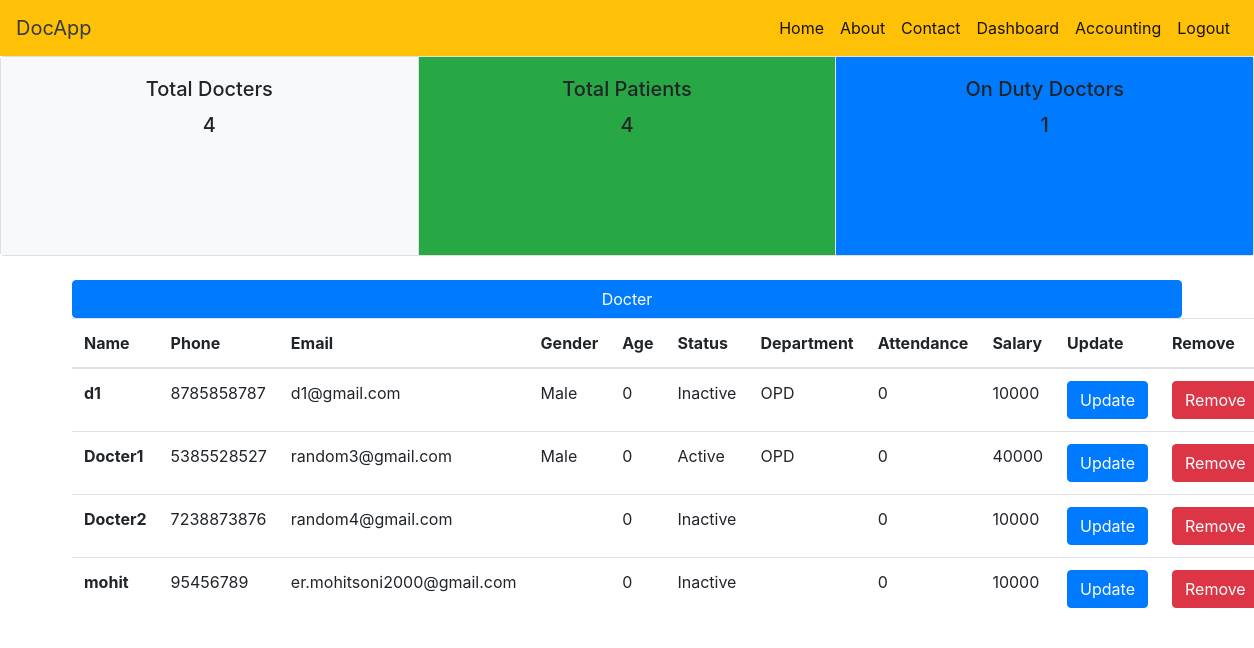
/hr_dashboard/, run on the app's committed database.
### DOCTER/models.py (models this page shows)
class Docter(models.Model):
	name = models.CharField(max_length=40)
	phone = models.CharField(max_length=12,default="",unique=True)
	email = models.CharField(max_length=50,unique=True)
	gender = models.CharField(max_length=30)
	address = models.CharField(max_length=200)
	age = models.IntegerField(default= 0)
	blood = models.CharField(max_length=10)
	username = models.OneToOneField(User,on_delete = models.CASCADE)
	status = models.BooleanField(default = 0)
	department = models.CharField(max_length=30 , default = "")
	attendance = models.IntegerField(default = 0)
	salary = models.IntegerField(default = 10000)

### COMMON_APP/views.py (the view)
# urls.py: path('hr_dashboard/', hr_dashboard , name = 'hr_dashboard'),
def hr_dashboard(request):
	status = False
	if request.user:
		status = request.user
	all_p = Patient.objects.all()
	all_d = Docter.objects.all()
	active_d = Docter.objects.filter(status = 1)
	return render(request , 'hr_dashboard.html' ,{"all_p":len(all_p) ,"all_d":len(all_d) ,"all_data" : all_d , "active_d":len(active_d) ,'user' : "H" , 'status' : status})

### templates/hr_dashboard.html (shortened to what this page needs)
<!DOCTYPE html>
<html>
<head>
	<link rel="stylesheet" href="https://stackpath.bootstrapcdn.com/bootstrap/4.5.0/css/bootstrap.min.css" >
	</head>
<body>
 {% include "nav.html" %}
 <div class="card-group">
  <div class="card">
    <div class="card-body bg-light">
      <h5 class="card-title">Total Docters</h5>
      <h5>{{ all_d }}</h5>
    </div>
  </div>
  <div class="card">
    <div class="card-body bg-success">
      <h5 class="card-title">Total Patients</h5>
      <h5>{{ all_p }}</h5>
    </div>
  </div>
  <div class="card">
    <div class="card-body bg-primary">
      <h5 class="card-title">On Duty Doctors</h5>
      <h5>{{ active_d }}</h5>
    </div>
  </div>
</div>
<br>
<div class="container">
<div class="row">
	<div class="col-sm-12">
		<button class="btn btn-primary">Docter</button>
		<table class="table">
  <thead>
    <tr>
      <th scope="col">Name</th>
      <th scope="col">Phone</th>
      <th scope="col">Email</th>
      <th scope="col">Gender</th>
      <th scope="col">Age</th>
      <th scope="col">Status</th>
      <th scope="col">Department</th>
      <th scope="col">Attendance</th>
      <th scope="col">Salary</th>
      <th scope="col">Update </th>
      <th scope="col">Remove</th>
    </tr>
  </thead>
  <tbody>
  	  	{% for data in all_data %}
    <tr>
      <th scope="row">{{ data.name }}</th>
      <td> {{ data.phone }}</td>
      <td> {{ data.email }} </td>
      <td> {{ data.gender }}</td>
      <td> {{ data.age }}</td>
      {% if data.status %}
      <td> Active</td>
      {% else %}
      <td> Inactive</td>
{% endif %}
      <td> {{ data.department }}</td>
      <td> {{ data.attendance }}</td>
      <td> {{ data.salary }}</td>
      <td><a href="{% url 'update_docter' id=data.id %}" class="btn btn-primary" >Update</a></td>
      <td><a href="{% url 'delete_docter' %}" class="btn btn-danger" >Remove</a></td>
    </tr>
    {% endfor %}
  </tbody>
</table>
	</div>
  </div>
</div>
</body>
</html>

### templates/hr_dashboard.html (style rules this page uses)
.card-body { text-align: center; }
.card { height: 200px; }
button { width: 100%; }

### data on the page
Docter: name "d1", phone "8785858787", email "d1@gmail.com", gender "Male", age "0", status "Inactive", department "OPD", attendance "0", salary "10000"
Docter: name "Docter1", phone "5385528527", email "random3@gmail.com", gender "Male", age "0", status "Active", department "OPD", attendance "0", salary "40000"
Docter: name "Docter2", phone "7238873876", email "random4@gmail.com", age "0", status "Inactive", attendance "0", salary "10000"
Docter: name "mohit", phone "95456789", email "er.mohitsoni2000@gmail.com", age "0", status "Inactive", attendance "0", salary "10000"

### other printed values
{{ all_d }} "4"
{{ all_p }} "4"
{{ active_d }} "1"
